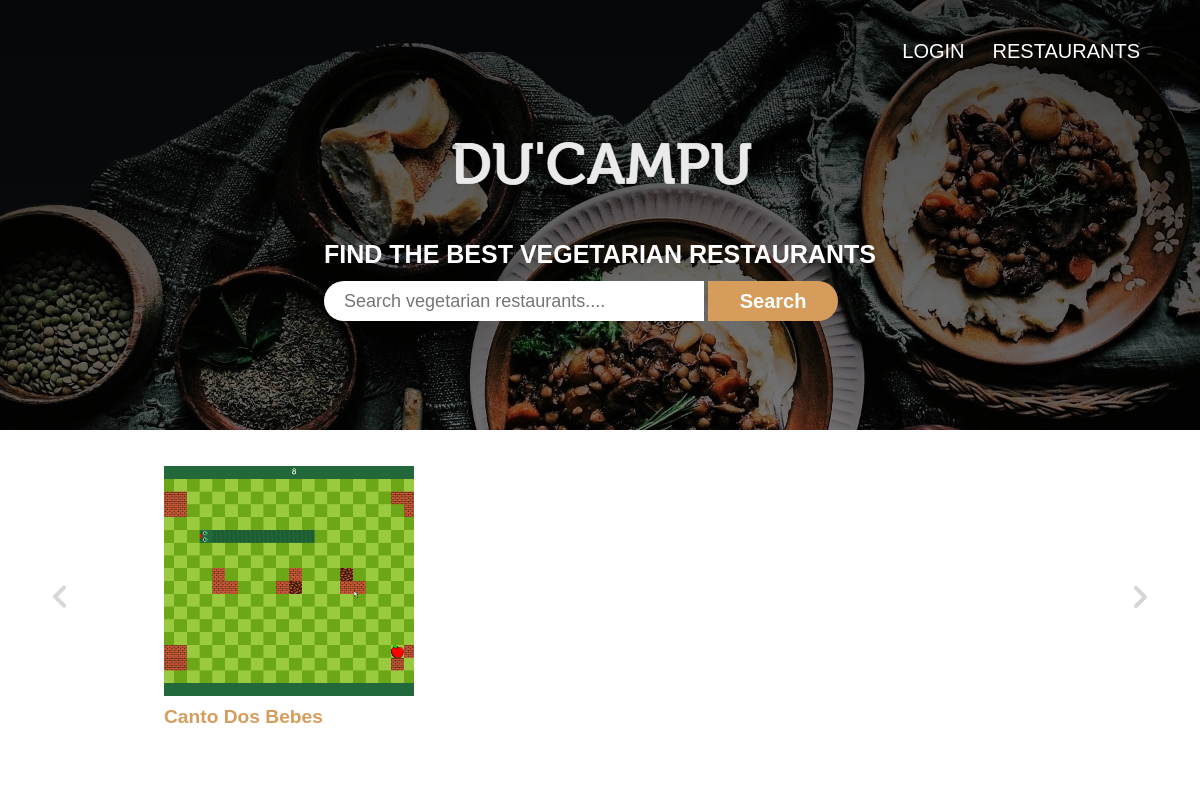
Before: / with the older database file.
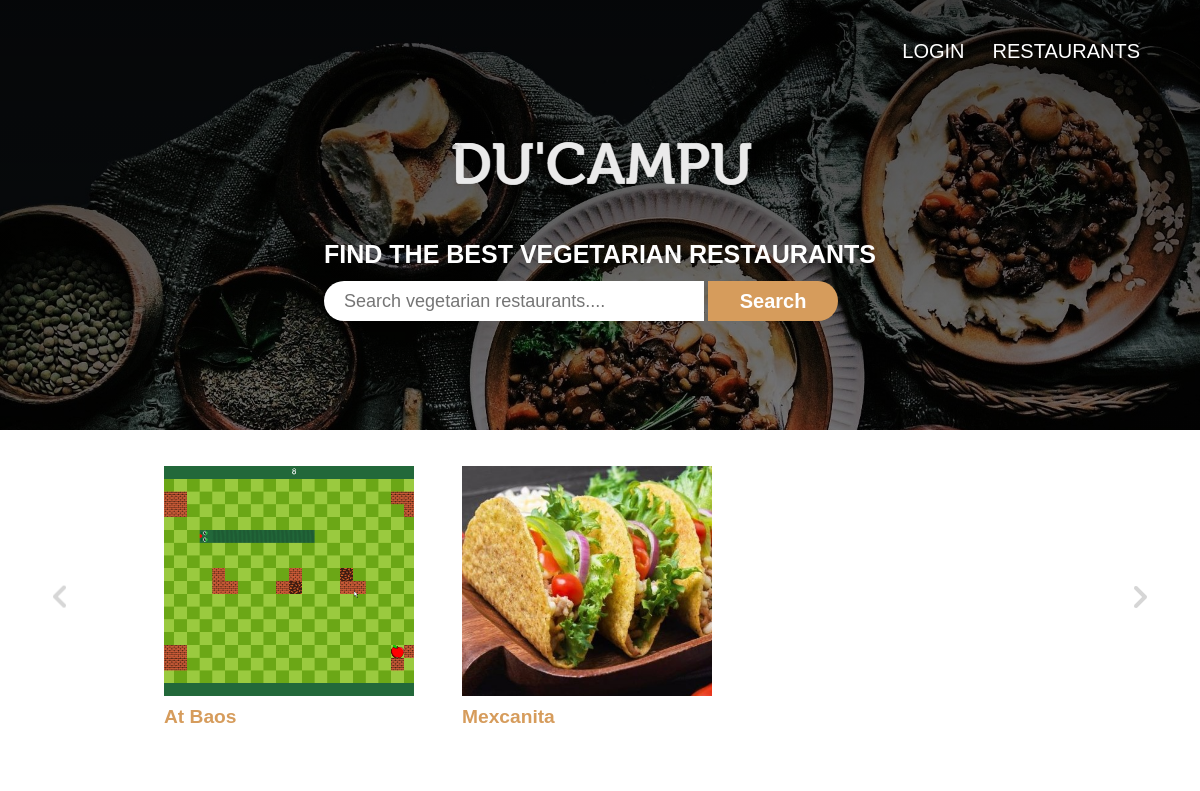
After: the same page with the newer database file.
### tables this page shows
CREATE TABLE "Restaurant" (
	"id"	INTEGER,
	"name"	VARCHAR NOT NULL,
	"address"	VARCHAR NOT NULL UNIQUE,
	"owner_id"	INTEGER NOT NULL,
	"price" INTEGER NOT NULL,
	PRIMARY KEY("id" AUTOINCREMENT),
	FOREIGN KEY("owner_id") REFERENCES "Owner"("id") ON DELETE CASCADE
);

CREATE TABLE "Photo" (
	"id"	INTEGER,
	"path"	TEXT NOT NULL UNIQUE,
	PRIMARY KEY("id" AUTOINCREMENT)
);

### utils/session.php (called while the page is built, shortened)
<?php
    function generate_random_token() {
        return bin2hex(openssl_random_pseudo_bytes(32));
    }
    class Session{
        public function __construct(){
            if(!isset($_SESSION["cart"])){
                $this->cart = new Cart;
            }
        }
        public function isLogged() : bool{
            return isset($_SESSION["username"]);
        }
    }
?>

### database/restaurant.class.php (called while the page is built, shortened)
<?php
    class Restaurant{
        public function __construct(int $id, string $name, string $address, int $owner_id, int $price){
            $this->name = $name;
            $db = getDatabaseConnection();
            $this->categories = Restaurant::getCategory($db, $id);
            $this->rating = Restaurant::calcRating($db, $id);
            $this->photo = Restaurant::getPhoto($db, $id);
        }
        static function getRestaurant(PDO $db, int $id) : ?Restaurant {
            $stmt = $db->prepare('SELECT * FROM Restaurant WHERE Restaurant.id=?');
            $stmt->execute(array($id));
            $restaurant = null;
            while ($restaurant_data = $stmt->fetch()) {
                $restaurant = new Restaurant(
                intval($restaurant_data['id']),
                $restaurant_data['name'],
                $restaurant_data['address'],
                intval($restaurant_data['owner_id']),
                intval($restaurant_data['price'])
                );
                break;
            }
            return $restaurant;
        }
        static function getPhoto(PDO $db, int $id) : ?string {
            $stmt = $db->prepare('SELECT path FROM Photo WHERE Photo.id=(SELECT id_photo FROM RestaurantPhoto WHERE RestaurantPhoto.id_restaurant=?)');
            $stmt->execute(array($id));
            $path = $stmt->fetch();
            return $path['path'];
        }
        static function calcRating(PDO $db, int $id) : float {
            $stmt = $db->prepare('SELECT points FROM Reviews WHERE Reviews.restaurant_id=?');
            $stmt->execute(array($id));
            $a = array();
            while ($rating = $stmt->fetch()) {
                $a[] = $rating['points'];
            }
            if(count($a)===0) return 0.0;
            return (float)((array_sum($a))/count($a));
        }
        static function getCategory(PDO $db, int $id) : array {
            $stmt = $db->prepare('SELECT name FROM Category JOIN RestaurantCategory  WHERE Category.id = RestaurantCategory.id_category and RestaurantCategory.id_restaurant=?');
            $stmt->execute(array($id));
            $categories = array();
            while ($category = $stmt->fetch()) {
                $categories[] = $category['name'];
            }
            return $categories;
        }
    }
?>

### index.php (the view, shortened to what this page needs)
<?php
    require_once(__DIR__ . '/template/essentials.tpl.php');
    require_once(__DIR__ . '/utils/session.php');
    require_once(__DIR__ . '/database/user.class.php');
    require_once(__DIR__ . '/database/restaurant.class.php');
    $session = new Session();
    function show_restaurants_slider(){
        $db = getDatabaseConnection();
        $query = 'SELECT id FROM RESTAURANT';
        $stmt = $db->prepare($query);
        $stmt->execute();
        while ($id = intval($stmt->fetch()['id'])) {
            $restaurant = Restaurant::getRestaurant($db, $id); ?>
            <div class="restaurant-card">
                <div class="restaurant-image">
                    <img src="<?php echo(htmlentities($restaurant->getPhoto($db, $id))); ?>" class="restaurant-thumb" alt="">
                </div>
                <div class="restaurant-info">
                    <h2 class="restaurant-name"><?php echo(htmlentities($restaurant->name)); ?></h2>
                </div>
            </div>
        <?php
        }
    }
?>
<!DOCTYPE html>
<head>
    <link rel="stylesheet" href="css/mainpage.css">
</head>
<body>
    <div id="header-img">
        <header class = "imagesHeader">
            <div class = "nav-links">
            <ul>
                <li>
                <?php
                    if ($session->isLogged()) { ?>
                            <a href ="profile.php?page=account">PROFILE</a>
                            <?php
                        }
                        else { ?>
                            <a href ="login.php">LOGIN</a>
                            <?php
                        }
                ?>
                </li>
                <li> <a href ="restaurants.php">RESTAURANTS</a></li>
            </ul>
        </div>
        </header>
        <div class="searchContainer">
            <a href = "index.php"> <img src = "images/logo.png" id = "logo"> </a>
            <p> FIND THE BEST VEGETARIAN RESTAURANTS</p>
            <form class = "imagesSearch" action="/restaurants.php" method="get">
                <input type="text" name="s" placeholder = "Search vegetarian restaurants...." class = "search-box">
                <button type="submit" class = "search-btn" >Search</button>
            </form>
        </div>
    </div>
    <section class="restaurant">
        <button class="pre-btn"><img src="images/arrow.png" alt=""></button>
        <button class="nxt-btn"><img src="images/arrow.png" alt=""></button>
        <div class="restaurant-container">
            <?php show_restaurants_slider();?>
        </div>
    </section>
</body>
</html>

### css/mainpage.css (style rules this page uses)
* { margin:0em; padding: 0em; overflow:hidden; }
body { min-height: 100vh; display:flex; flex-direction:column; }
#header-img { position: relative; width: 100%; height: 430px; background-image: linear-gradient(to top, rgba(0,0,0, 0.45), rgba(0,0,0, 0.65)), url("../images/index.jpg"); background-position: center; background-repeat: no-repeat; background-size: cover; }
header { width: 100vw; height: 60px; margin: 2em; margin-right:0em; }
header .nav-links { flex:1; text-align:right; margin-right: 5em; }
header .nav-links ul li { padding: 8px 12px; position: relative; display: inline-block; list-style: none; }
header ul li a { color: white; text-shadow: 0.5em; font-size: 20px; text-decoration: none; font-family: 'Poppins', sans-serif; }
.searchContainer { width:fit-content; align-items: center; margin: auto; justify-content: center; transition: opacity 0.15s ease; }
.searchContainer p { color: white; text-shadow: 0.5em; font-size: 25px; text-decoration: none; font-family: Verdana, Geneva, Tahoma, sans-serif; font-weight: bolder; margin-top: 1.5em; margin-bottom: 0.5em; }
.searchContainer #logo { width:fit-content; align-items: center; margin: auto; display:block; }
.search-box { width: 30vw; height: 40px; background-color: white; outline: none; border: none; border-top-left-radius: 20px; border-bottom-left-radius: 20px; padding-left: 20px; font-weight: medium; font-size: 18px; box-sizing: content-box; vertical-align: middle; }
.search-btn { width: 130px; background-color: rgb(214, 156, 92); color: white; border: none; outline: none; border-top-right-radius: 20px; border-bottom-right-radius: 20px; font-weight: bold; font-size: 20px; height: 40px; box-sizing: content-box; vertical-align: middle; cursor: pointer; }
.restaurant { position: relative; overflow: hidden; padding: 20px; }
.restaurant .restaurant-container .restaurant-info h2 { font-size: larger; font-weight: bold; margin-top: 0.5em; text-transform: capitalize; width: fit-content; font-family: 'Poppins', sans-serif; color:rgb(214, 156, 92); }
.restaurant-container { padding: 0 12vw; display: flex; overflow-x: hidden; }
.restaurant-card { flex: 0 0 auto; width: 250px; padding-right: 3em; overflow-y: hidden; margin-top: 1em; margin-bottom: 1em; }
.restaurant-image { position: relative; width: 100%; height: 230px; overflow-y: hidden; }
.restaurant-thumb { width: 100%; height: 100%; object-fit: cover; }
.pre-btn, .nxt-btn { border: none; width: 10vw; height: 100%; cursor: pointer; z-index: 8; position: absolute; top: 0; display: flex; justify-content: center; align-items: center; background: #fff; }
.pre-btn { left: 0; transform: rotate(180deg); }
.nxt-btn { right: 0; }
.pre-btn img, .nxt-btn img { opacity: 0.2; }

Changed rows visible on the page:
changed restaurant: name "Canto Dos Bebes" → "At Baos"
added restaurant: photo.path (picture), name "Mexcanita"
